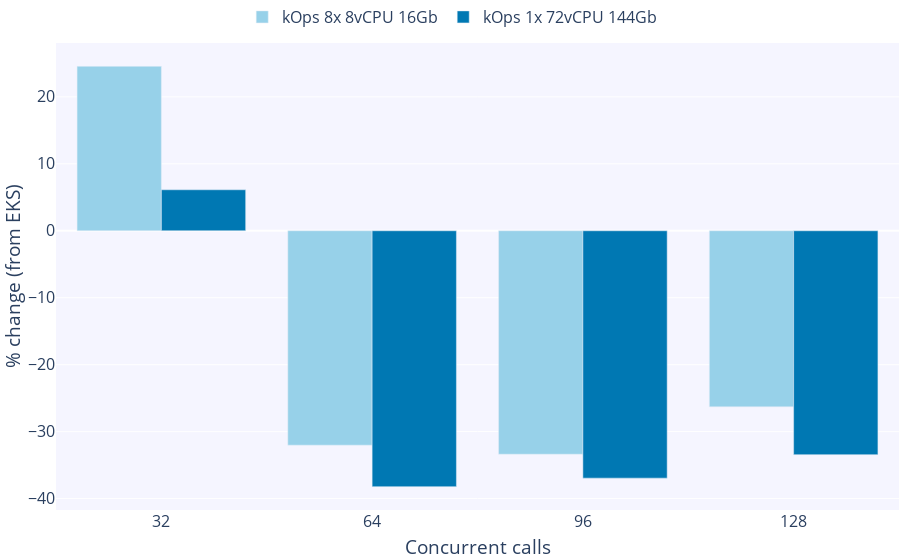

This figure's notebook cell:
### Code cell
# fig = make_subplots(specs = [[{"secondary_y": False}]])
fig = go.Figure()

# Add figure title
fig.update_layout(
    barmode='group',
    legend=dict(
        orientation="h",
        yanchor="bottom",
        y=1.02,
        xanchor="center",
        x=0.47
    ),
    margin=dict(
        t=0,
        b=1,
        l=1,
        r=1,
        autoexpand=True
    ),
    font=dict(
        size=16
    ),
    xaxis_title_text='Concurrent calls',
    yaxis_title_text='% change (from EKS)',
    plot_bgcolor=bgColor
)

data=[]
for i, k in enumerate(list(clusters.keys())[:-1], start=0):
    y_data=[]
    for c in concurrent_calls:
        kops_mean=sebs_df[k]['dna'][c]['runtime'].mean()
        eks_mean=sebs_df['EKS 8x 8vCPU 16Gb']['dna'][c]['runtime'].mean()
        percent_change=(kops_mean - eks_mean) * 100 / eks_mean
        y_data.append(percent_change)
    fig.add_trace(go.Bar(name=k, x=concurrent_calls, y=y_data, marker_color=colorPallet[i]))

fig.show()

### Figure 1 — Plotly figure (JSON) as saved in the notebook; plotly's stock layout.template omitted (floating-point values rounded to 4 significant figures)
{"data": [{"marker": {"color": "rgba(151, 209, 233, 255)"}, "name": "kOps 8x 8vCPU 16Gb", "type": "bar", "x": [32, 64, 96, 128], "y": [24.56, -32.02, -33.38, -26.3]}, {"marker": {"color": "rgba(0, 120, 179, 255)"}, "name": "kOps 1x 72vCPU 144Gb", "type": "bar", "x": [32, 64, 96, 128], "y": [6.123, -38.22, -36.95, -33.44]}], "layout": {"autosize": true, "barmode": "group", "font": {"size": 16}, "legend": {"orientation": "h", "x": 0.47, "xanchor": "center", "y": 1.02, "yanchor": "bottom"}, "margin": {"autoexpand": true, "b": 1, "l": 1, "r": 1, "t": 0}, "plot_bgcolor": "rgba(245,245,255,255)", "xaxis": {"autorange": true, "range": [16, 144], "title": {"text": "Concurrent calls"}, "type": "linear"}, "yaxis": {"autorange": true, "range": [-41.71, 28.05], "title": {"text": "% change (from EKS)"}, "type": "linear"}}}
